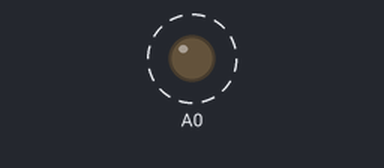
Recording of a sketch running on a simulated Arduino Uno, built with avr-gcc and run on an emulated ATmega328P. Parts: output pins drawn as LEDs (lit = HIGH). Dashed ring = blinking. What the sketch prints to the serial monitor is not drawn.

Above: at 0.2 s.
Timing chart, 0 to 3.0 s (numbered marks = the images above):
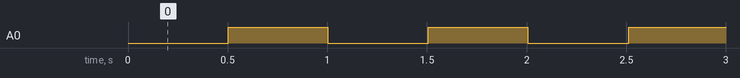

Measured:
- by itself, A0: alternates HIGH for 0.50 s and LOW for 0.51 s, 10 changes in all, then stays LOW

The sketch:

eventSystem.ino
```cpp
class event{
  public:
    int id;
    long starting_time;
    int index;
    int port;
    int duration;
    int while_event;
    int delay_time;
    bool repeat;
    void define(int port_, int duration_, int while_event_ = HIGH, int delay_time_ = 0, bool repeat_ = false){
      this->port = port_;
      this->duration = duration_;
      this->while_event = while_event_;
      this->delay_time = delay_time_;
      this->repeat = repeat_;
    }

};

class functionEvent{
  public:
    int id;
    long starting_time;
    int index;
    void (*func);
    int delay_time;
    bool repeat;
    void define(void func_(), int delay_time_ = 0, bool repeat_ = false){
      this->func = (*func_);
      this->delay_time = delay_time_;
      this->repeat = repeat_;
    }


};

event allEvents[10];
int event_amount = 0;
int last_id = 0;

void AssignEvent(event new_event){
  new_event.starting_time = millis();
  new_event.id = last_id;
  last_id++;
  new_event.index = event_amount;
  allEvents[event_amount] = new_event;
  event_amount++;
}

void StopRepeating(event event_){
  for (byte k=0; k < event_amount; k++){
    if (allEvents[k].id == event_.id){
      allEvents[k].repeat = false;
    }
  }
}

event led;

void setup() {
  pinMode(A0, OUTPUT);

  Serial.begin(9600);
  led.define(A0, 500, 160, 500, true);
  AssignEvent(led);
}

void loop() {
  Serial.println(millis());
  RunEvents();
  if(millis() > 5000){
    StopRepeating(led);
  }
}

void RunEvents() {

  for (byte i=0; i < event_amount; i++){
    event current_event = allEvents[i];
    long current_time = millis();
    long time_past = current_time - current_event.starting_time;

    if (time_past - current_event.delay_time < current_event.duration && time_past - current_event.delay_time > 0){
      analogWrite(current_event.port, current_event.while_event);
    }

    else if(time_past - current_event.delay_time > current_event.duration){
      if(!current_event.repeat){
        event_amount--;
        analogWrite(current_event.port, 0);
        for (byte j=current_event.index; j < event_amount; j++){
          allEvents[j] = allEvents[j+1];
          allEvents[j].index = j;
        }
      }

      else{
        allEvents[i].starting_time = millis();
        analogWrite(current_event.port, 0);
      }
    }
  }

}
```
